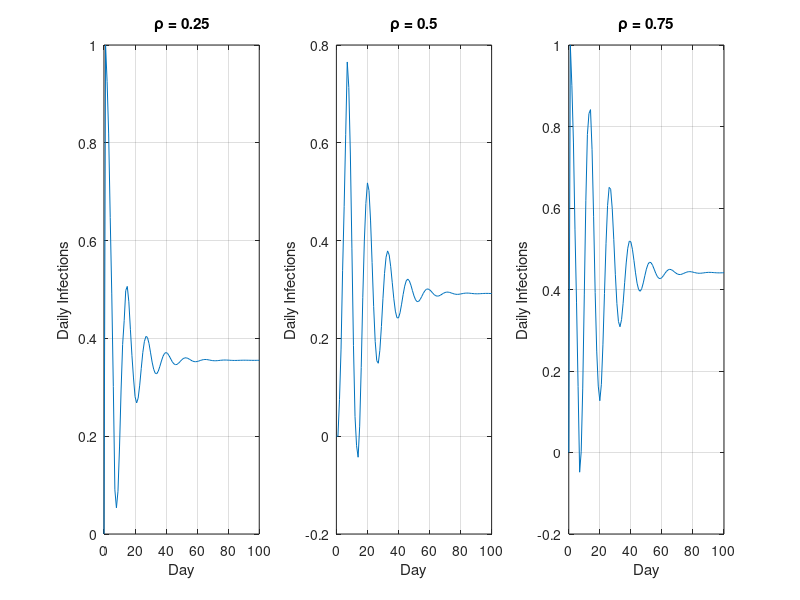

Write the MATLAB code that produced this figure.
% Define the coefficients and parameters
M = 12;
ak = [0.1, 0.15, 0.25, 0.26, 0.34, 0.42, 0.25, 0.2, 0.15, 0.1, 0.1, 0.1];
n_max = 100;
rho_values = [0.25, 0.50, 0.75];
total_infections = zeros(length(rho_values), 1);

% Initialize arrays for the input (Kronecker delta) and output (daily infections)
x = zeros(1, n_max + 1);
y = zeros(1, n_max + 1);

% Loop over different ρ values
for rho_idx = 1:length(rho_values)
    rho = rho_values(rho_idx);
    
    % Set the Kronecker delta at day 0
    x(1) = 1;
    
    % Apply the IIR filter with scaled coefficients
    for n = 1:n_max
        for k = 1:M
            if n - k > 0
                y(n + 1) = y(n + 1) + (1 - rho) * ak(k) * y(n - k + 1);
            end
        end
        y(n + 1) = 1 - y(n + 1);
    end
    
    % Calculate the total number of infections for n = 100 days
    total_infections(rho_idx) = sum(y);
    
    % Plot the daily infections for the current ρ value
    subplot(1, length(rho_values), rho_idx);
    plot(0:n_max, y);
    title(['ρ = ' num2str(rho)]);
    xlabel('Day');
    ylabel('Daily Infections');
    grid on;
end

% Display the total number of infections for each ρ value
disp('Total Infections for Different ρ Values:');
disp(total_infections);